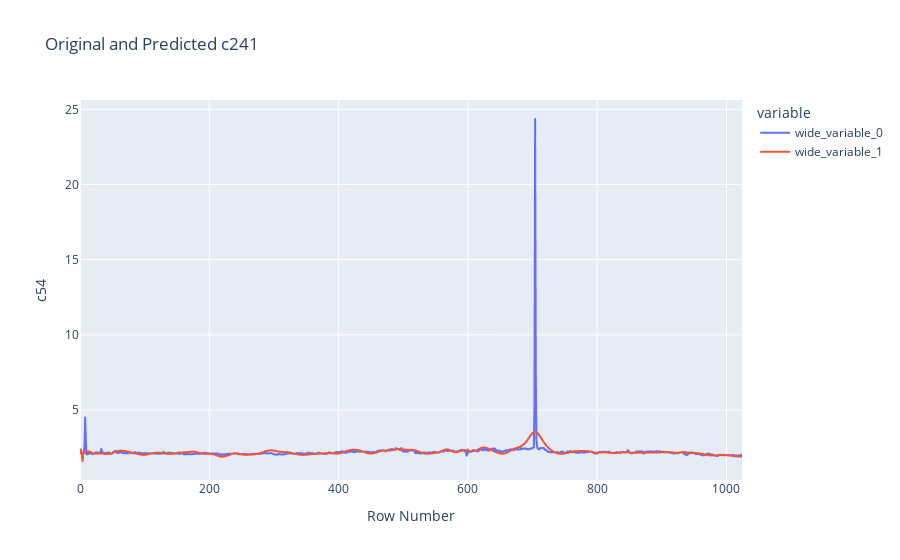

The code cell stored with this chart in its notebook:
### Code cell
#Plot the final prediction
fig = px.line(file1, x=main.index, y=[main["c241"], file3[f'{"c241"}_Predicted_Values']], title=f'Original and Predicted {"c241"}')
fig.update_xaxes(title_text='Row Number')
fig.update_yaxes(title_text=column)
fig.show()

### Figure 1 — Plotly figure (JSON) as saved in the notebook; plotly's stock layout.template omitted (floating-point values rounded to 4 significant figures; data arrays with more than 128 entries replaced by an {"elided": "..."} marker saying what was removed)
{"data": [{"hovertemplate": "variable=wide_variable_0<br>x=%{x}<br>value=%{y}<extra></extra>", "legendgroup": "wide_variable_0", "line": {"color": "#636efa", "dash": "solid"}, "marker": {"symbol": "circle"}, "mode": "lines", "name": "wide_variable_0", "showlegend": true, "type": "scattergl", "x": {"elided": "1025 int values"}, "xaxis": "x", "y": {"elided": "1025 float values"}, "yaxis": "y"}, {"hovertemplate": "variable=wide_variable_1<br>x=%{x}<br>value=%{y}<extra></extra>", "legendgroup": "wide_variable_1", "line": {"color": "#EF553B", "dash": "solid"}, "marker": {"symbol": "circle"}, "mode": "lines", "name": "wide_variable_1", "showlegend": true, "type": "scattergl", "x": {"elided": "1025 int values"}, "xaxis": "x", "y": {"elided": "1025 float values"}, "yaxis": "y"}], "layout": {"legend": {"title": {"text": "variable"}, "tracegroupgap": 0}, "title": {"text": "Original and Predicted c241"}, "xaxis": {"anchor": "y", "domain": [0, 1], "title": {"text": "Row Number"}}, "yaxis": {"anchor": "x", "domain": [0, 1], "title": {"text": "c54"}}}}
